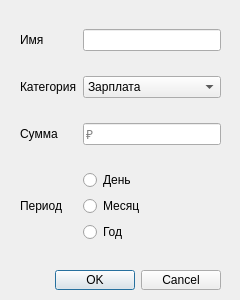
<?xml version="1.0" encoding="UTF-8"?>
<ui version="4.0">
 <class>Reg_AddIncome</class>
 <widget class="QWidget" name="Reg_AddIncome">
  <property name="geometry">
   <rect>
    <x>0</x>
    <y>0</y>
    <width>240</width>
    <height>300</height>
   </rect>
  </property>
  <property name="windowTitle">
   <string>Добавить в Заработки</string>
  </property>
  <widget class="QWidget" name="gridLayoutWidget">
   <property name="geometry">
    <rect>
     <x>20</x>
     <y>10</y>
     <width>201</width>
     <height>251</height>
    </rect>
   </property>
   <layout class="QGridLayout" name="gridLayout">
    <item row="1" column="0">
     <widget class="QLabel" name="label">
      <property name="font">
       <font>
        <pointsize>9</pointsize>
       </font>
      </property>
      <property name="text">
       <string>Категория</string>
      </property>
      <property name="alignment">
       <set>Qt::AlignLeading|Qt::AlignLeft|Qt::AlignVCenter</set>
      </property>
     </widget>
    </item>
    <item row="2" column="0">
     <widget class="QLabel" name="label_3">
      <property name="font">
       <font>
        <pointsize>9</pointsize>
       </font>
      </property>
      <property name="text">
       <string>Сумма</string>
      </property>
      <property name="alignment">
       <set>Qt::AlignLeading|Qt::AlignLeft|Qt::AlignVCenter</set>
      </property>
     </widget>
    </item>
    <item row="2" column="1">
     <widget class="QLineEdit" name="lineEdit_2">
      <property name="font">
       <font>
        <pointsize>9</pointsize>
       </font>
      </property>
      <property name="placeholderText">
       <string>₽</string>
      </property>
     </widget>
    </item>
    <item row="0" column="0">
     <widget class="QLabel" name="label_2">
      <property name="font">
       <font>
        <pointsize>9</pointsize>
       </font>
      </property>
      <property name="text">
       <string>Имя</string>
      </property>
      <property name="alignment">
       <set>Qt::AlignLeading|Qt::AlignLeft|Qt::AlignVCenter</set>
      </property>
     </widget>
    </item>
    <item row="0" column="1">
     <widget class="QLineEdit" name="lineEdit">
      <property name="font">
       <font>
        <pointsize>9</pointsize>
       </font>
      </property>
     </widget>
    </item>
    <item row="1" column="1">
     <widget class="QComboBox" name="comboBox">
      <property name="font">
       <font>
        <pointsize>9</pointsize>
       </font>
      </property>
      <item>
       <property name="text">
        <string>Зарплата</string>
       </property>
      </item>
      <item>
       <property name="text">
        <string>Инвестиции</string>
       </property>
      </item>
      <item>
       <property name="text">
        <string>Недвижимость</string>
       </property>
      </item>
     </widget>
    </item>
    <item row="3" column="1">
     <layout class="QVBoxLayout" name="verticalLayout_2">
      <property name="sizeConstraint">
       <enum>QLayout::SetFixedSize</enum>
      </property>
      <item>
       <widget class="QRadioButton" name="day_radbtn">
        <property name="sizePolicy">
         <sizepolicy hsizetype="Preferred" vsizetype="Fixed">
          <horstretch>0</horstretch>
          <verstretch>0</verstretch>
         </sizepolicy>
        </property>
        <property name="font">
         <font>
          <pointsize>9</pointsize>
         </font>
        </property>
        <property name="text">
         <string>День</string>
        </property>
        <attribute name="buttonGroup">
         <string notr="true">buttonGroup</string>
        </attribute>
       </widget>
      </item>
      <item>
       <widget class="QRadioButton" name="moth_radbtn">
        <property name="sizePolicy">
         <sizepolicy hsizetype="Preferred" vsizetype="Fixed">
          <horstretch>0</horstretch>
          <verstretch>0</verstretch>
         </sizepolicy>
        </property>
        <property name="font">
         <font>
          <pointsize>9</pointsize>
         </font>
        </property>
        <property name="text">
         <string>Месяц</string>
        </property>
        <attribute name="buttonGroup">
         <string notr="true">buttonGroup</string>
        </attribute>
       </widget>
      </item>
      <item>
       <widget class="QRadioButton" name="year_radbtn">
        <property name="sizePolicy">
         <sizepolicy hsizetype="Preferred" vsizetype="Fixed">
          <horstretch>0</horstretch>
          <verstretch>0</verstretch>
         </sizepolicy>
        </property>
        <property name="font">
         <font>
          <pointsize>9</pointsize>
         </font>
        </property>
        <property name="text">
         <string>Год</string>
        </property>
        <attribute name="buttonGroup">
         <string notr="true">buttonGroup</string>
        </attribute>
       </widget>
      </item>
     </layout>
    </item>
    <item row="3" column="0">
     <widget class="QLabel" name="label_4">
      <property name="sizePolicy">
       <sizepolicy hsizetype="Minimum" vsizetype="Maximum">
        <horstretch>0</horstretch>
        <verstretch>0</verstretch>
       </sizepolicy>
      </property>
      <property name="font">
       <font>
        <pointsize>9</pointsize>
       </font>
      </property>
      <property name="text">
       <string>Период</string>
      </property>
      <property name="alignment">
       <set>Qt::AlignLeading|Qt::AlignLeft|Qt::AlignTop</set>
      </property>
     </widget>
    </item>
   </layout>
  </widget>
  <widget class="QDialogButtonBox" name="buttonBox">
   <property name="geometry">
    <rect>
     <x>30</x>
     <y>270</y>
     <width>191</width>
     <height>20</height>
    </rect>
   </property>
   <property name="font">
    <font>
     <pointsize>9</pointsize>
    </font>
   </property>
   <property name="standardButtons">
    <set>QDialogButtonBox::Cancel|QDialogButtonBox::Ok</set>
   </property>
  </widget>
 </widget>
 <resources/>
 <connections/>
 <buttongroups>
  <buttongroup name="buttonGroup"/>
 </buttongroups>
</ui>
